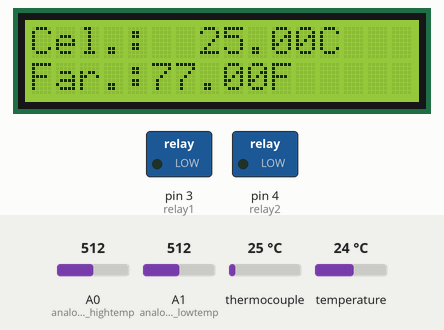
A sketch run on a simulated Arduino Uno, built with avr-gcc and run on an emulated ATmega328P. On the bench: 16×2 character LCD, switched loads named in the sketch (green lamp = pin HIGH). The test bench sets the inputs (shaded band); at power-on: A1 (analogPin_lowtemp) = 512, thermocouple 25 °C, A0 (analogPin_hightemp) = 512, temperature 24 °C. What the sketch prints to the serial monitor is not drawn.

Above: at 1.7 s.
1.8 s: A1 (analogPin_lowtemp) set to 246
5.2 s: A1 (analogPin_lowtemp) set to 225
At 7.1 s:
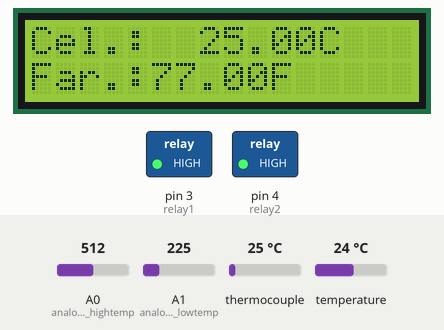
8.2 s: thermocouple set to 22 °C
At 11.0 s:
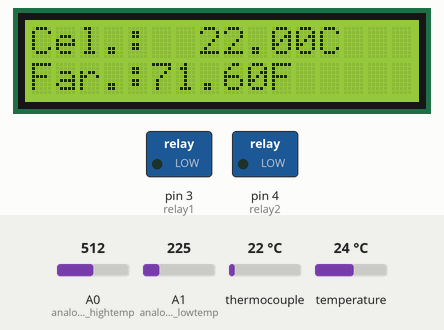
11.3 s: A0 (analogPin_hightemp) set to 232
12.8 s: A0 (analogPin_hightemp) set to 207
15.5 s: thermocouple set to 6 °C
At 17.0 s:
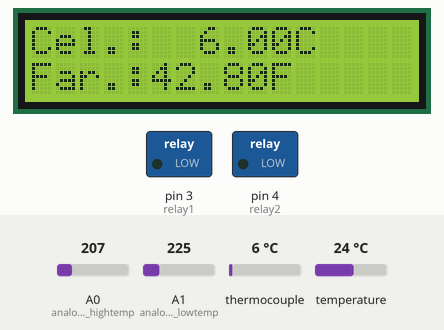
Timing chart, 0 to 18.5 s (numbered marks = the images above; inputs shaded):
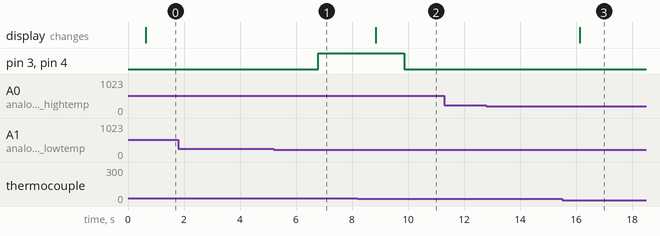

Measured:
- the behaviour switches between 236 and 235 on A1 (analogPin_lowtemp) (found by bisection; images 0 and 1)
- the behaviour switches between 24 and 23 °C on thermocouple (found by bisection; images 1 and 2)
- after the input at 1.8 s, every drawn part: stays the same
- after the input at 5.2 s, pin 3 (relay1), pin 4 (relay2): LOW → HIGH after 1.6 s
- after the input at 8.2 s, pin 3 (relay1), pin 4 (relay2): HIGH → LOW after 1.7 s; the display: changes after 0.64 s (image 2)
- after the input at 11.3 s, every drawn part: stays the same
- after the input at 12.8 s, every drawn part: stays the same
- after the input at 15.5 s, the display: changes after 0.64 s (image 3)

The sketch:

PCR-cooling-heating-Thermocouple-Max6675_better.ino
```cpp
#include <OneWire.h>
#include <DallasTemperature.h>

#include <SPI.h>
#include <Wire.h>
#include <LiquidCrystal.h>
#include <max6675.h>

// %%%%%%%%%% Remove temp Sensor Noise %%%%%%%%%%
//Define the number of samples to keep track of. The higher the number, the
// more the readings will be smoothed, but the slower the output will respond to
// the input. Using a constant rather than a normal variable lets us use this
// value to determine the size of the readings array.
const int numReadings = 10;

float readings[numReadings];      // the readings from the analog input
int readIndex = 0;              // the index of the current reading
float total = 0;                  // the running total
float average = 0;                // the average

// %%%%%%%%%% END of Remove temp Sensor Noise %%%%%%%%

// %%%% Timer for not change the relay fast ! %%%%%%%%%
//https://forum.arduino.cc/t/want-relay-with-button-and-time-limit-not-sure-if-loop-will-work-correctly/210374/9

long previousMillis = 0;        // will store last time relay was updated
// the follow variables is a long because the time, measured in miliseconds,
// will quickly become a bigger number than can be stored in an int.
long interval = 3000;           // 3 second interval at which to stay on (milliseconds)
bool t=0; //index for time reached to its interval
// %%%% END OF  Timer for not change the relay fast ! %%%%%%%%%

int SO = 7;
int CS = 6;
int CLK = 5;

#define ONE_WIRE_BUS 2
#define relay1 3
#define relay2 4
float lowtemp=6;
float hightemp=8;

OneWire oneWire(ONE_WIRE_BUS);
DallasTemperature sensors(&oneWire);


LiquidCrystal lcd (1,9,10,11,12,13);
MAX6675 temp(CLK,CS,SO);

//Pot part
//#define analogPin_hightemp  A0 //the analog input pin attach to
//#define analogPin_lowtemp A1 //the analog input pin attach to
float inputValue1 = 0;//variable to store the value coming from sensor
float inputValue2 = 0;//variable to store the value coming from sensor
int analogPin_hightemp =  A0;//variable to store the value coming from sensor
int analogPin_lowtemp = A1;//variable to store the value coming from sensor

int outputValue = 0;//variable to store the output value
//END of the Pot part

float Smoothing_Value(int inputPin) {
  readIndex = 0;              // the index of the current reading
  total = 0;                  // the running total
  average = 0;
  for (byte i = 0; i == numReadings; i = i + 1) {
  readings[i]=0;
  }
  while (readIndex < numReadings+1) {
    // ...wrap around to the beginning:


    // read from the sensor:
    lowtemp=analogRead(inputPin);
    readings[readIndex] = map(lowtemp, 0, 1023, 0,100); //Convert from 0-1023 proportional to the number of a number of from 0 to 255

//    Serial.print("Smoothing_Value (readings[readIndex])iS: ");
//    Serial.println(readings[readIndex] );
//    Serial.print("total iS: ");
//    Serial.println(total);

    // add the reading to the total:
    total = total + readings[readIndex];
    // advance to the next position in the array:
    readIndex = readIndex + 1;
    delay(2);
  }

    // calculate the average:
    average = total / float(numReadings);
    // send it to the computer as ASCII digits
//    Serial.print("average iS: ");
//    Serial.println(average);

  return average;
}

void setup(void)
{
  Serial.begin(9600);
  sensors.begin();
  pinMode(relay1, OUTPUT);
  pinMode(relay2, OUTPUT);
  digitalWrite(relay1, LOW);
  digitalWrite(relay2, LOW);
  lcd.begin(16,2);
  delay(500);

  //Remove Noise from chaninge in temp Value https://www.arduino.cc/en/Tutorial/BuiltInExamples/Smoothing

    for (int thisReading = 0; thisReading < numReadings; thisReading++) {
    readings[thisReading] = 0;
  }

}


void loop(void)
{

//Pot Part hightemp
  inputValue1 = Smoothing_Value(analogPin_hightemp); //analogRead(analogPin_hightemp);//read the  value from the potentiometer

  //Serial.print("Input: "); //print "Input"

  //Serial.println(inputValue1); //print inputValue

  hightemp = inputValue1;//map(inputValue1, 0, 1023, 0,100); //Convert from 0-1023 proportional to the number of a number of from 0 to 255

  Serial.print("Hightemp_Limit_POT: "); //print "Output"

  Serial.println(hightemp); //print outputValue


//End Of Pot Part lowtemp

//Pot Part lowtemp
  inputValue2 = Smoothing_Value(analogPin_lowtemp);//analogRead(analogPin_lowtemp);//read the  value from the potentiometer

  //Serial.print("Input_LowTemp_Limit_POT: "); //print "Input"

  //Serial.println(inputValue2); //print inputValue

  lowtemp = inputValue2;//map(inputValue2, 0, 1023, 0,100); //Convert from 0-1023 proportional to the number of a number of from 0 to 255

  Serial.print("LowTemp_Limit_POT: "); //print "Output"

  Serial.println(lowtemp); //print outputValue

Serial.println(""); //print inputValue
Serial.println(""); //print inputValue
Serial.println(""); //print inputValue
Serial.println(""); //print inputValue
Serial.println(""); //print inputValue
Serial.println(""); //print inputValue


//End Of Pot Part lowtemp

//The LCD Showing  And Termocouple Reading by max6675
  lcd.clear();
  lcd.setCursor(0,0);
  lcd.println("Cel.:");
  lcd.print(temp.readCelsius());
  lcd.print("C");
  Serial.print("Cel.:");
  Serial.print(temp.readCelsius());
  lcd.setCursor(0,1);
  lcd.print("Far.:");
  lcd.print((temp.readCelsius()*9/5)+32);
  lcd.print("F");
  Serial.print("   Far.:");
  Serial.print((temp.readCelsius()*9/5)+32);
  Serial.println("");

  unsigned long currentMillis = millis();
  if(currentMillis - previousMillis > interval) {
    // save the last time you switched the relay
    previousMillis = currentMillis;
    t=1;
  }
  if  (lowtemp > hightemp){
  Serial.println(" LowTemp_Limit_POT is > HighTemp_Limit_POT !!!");}

  else if ((temp.readCelsius() < hightemp) and (temp.readCelsius() > lowtemp) and (t==1)){
    digitalWrite(relay1, HIGH);
    digitalWrite(relay2, HIGH);
    Serial.println("Relays On");
    t=0;}
  else if (t==1) {
    digitalWrite(relay1, LOW);
    digitalWrite(relay2, LOW);
    Serial.println("Relays Off");
    t=0;}

   delay(200);
//END of The LCD Showing  And Termocouple Reading by max6675


  sensors.requestTemperatures();
  Serial.print("Temp Cel 1.:");
  Serial.println(sensors.getTempCByIndex(0));
//  if (sensors.getTempCByIndex(0) < lowtemp){
//    digitalWrite(relay1, HIGH);
//    digitalWrite(relay2, HIGH);
//    Serial.println("Relays On");}
//  if (sensors.getTempCByIndex(0) > hightemp){
//    digitalWrite(relay1, LOW);
//    digitalWrite(relay2, LOW);
//    Serial.println("Relays Off");}


  Serial.println(""); //print inputValue
  Serial.println(""); //print inputValue


  }
```
